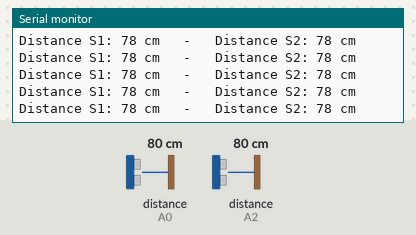
A sketch run on a simulated Arduino Uno, built with avr-gcc and run on an emulated ATmega328P. Parts: the last lines printed to the serial monitor. Wiring (inferred from the names in the program): 2 × ultrasonic range finder: trigger A1, echo A0 / trigger A3, echo A2. The inputs (shaded band) are chosen by the test bench; at power-on: distance to the obstacle (sensors on A0, A2) 80 cm. The echo pulse lasts 58.3 µs per cm.

Above: at 1.2 s.
1.3 s: distance to the obstacle (sensor on A0) set to 2 cm
At 1.43 s:
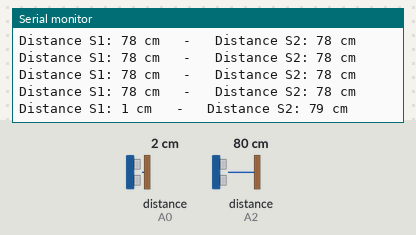
4.3 s: distance to the obstacle (sensor on A2) set to 2 cm
At 4.31 s:
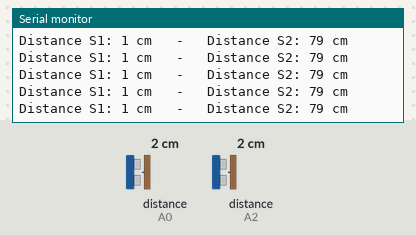
7.3 s: distance to the obstacle (sensor on A0) set to 18 cm
At 7.31 s:
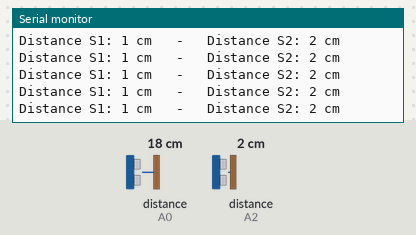
10.3 s: distance to the obstacle (sensor on A2) set to 18 cm
At 10.33 s:
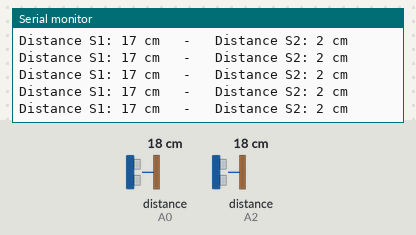
13.3 s: distance to the obstacle (sensor on A0) set to 4 cm
At 13.32 s:
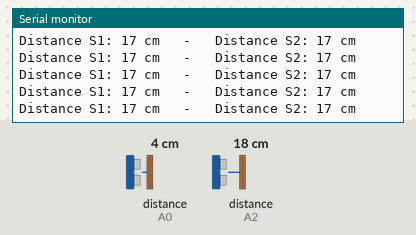
16.3 s: distance to the obstacle (sensor on A2) set to 4 cm
At 16.3 s:
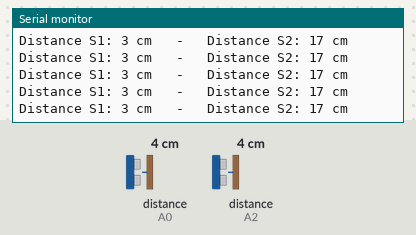
Timing chart, 0 to 19.3 s (numbered marks = the images above; inputs shaded):
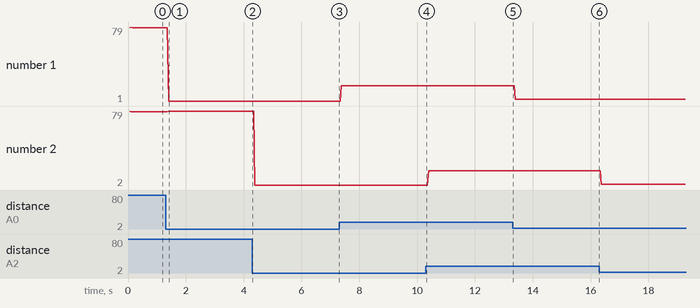

Measured:
- after the input at 1.3 s, the serial monitor: prints a new line after 0.11 s (image 1)
- plotted number 1: 1 → 17 after the input at 7.3 s, 17 → 3 after the input at 13.3 s

The sketch:

Ultrasonic_Sensor_HC_SR04.ino
```cpp
#define echoPin_1 A0 // attach pin A0 Arduino to pin Echo of HC-SR04
#define trigPin_1 A1 //attach pin A1 Arduino to pin Trig of HC-SR04
#define echoPin_2 A2 // attach pin A2 Arduino to pin Echo of HC-SR04
#define trigPin_2 A3 //attach pin A3 Arduino to pin Trig of HC-SR04

// defines variables
long duration_1,duration_2; // variable for the duration of sound wave travel
int distance_1,distance_2; // variable for the distance measurement

void setup() {
  pinMode(trigPin_1, OUTPUT); // Sets the trigPin as an OUTPUT
  pinMode(echoPin_1, INPUT); // Sets the echoPin as an INPUT
  pinMode(trigPin_2, OUTPUT); // Sets the trigPin as an OUTPUT
  pinMode(echoPin_2, INPUT); // Sets the echoPin as an INPUT
  Serial.begin(9600); // // Serial Communication is starting with 9600 of baudrate speed
  Serial.println("Ultrasonic Sensor HC-SR04 Test"); // print some text in Serial Monitor
  Serial.println("with Arduino UNO R3");
}
void loop() {
  // Clears the trigPin condition
  digitalWrite(trigPin_1, LOW);
  delayMicroseconds(2);
  // Sets the trigPin HIGH (ACTIVE) for 10 microseconds
  digitalWrite(trigPin_1, HIGH);
  delayMicroseconds(10);
  digitalWrite(trigPin_1, LOW);
  // Reads the echoPin, returns the sound wave travel time in microseconds
  duration_1 = pulseIn(echoPin_1, HIGH);
    // pulseIn() Reads a pulse (either HIGH or LOW) on a pin. For example, if value is HIGH,
    // pulseIn() waits for the pin to go HIGH, starts timing, then waits for the pin
    // to go LOW and stops timing. Returns the length of the pulse in microseconds
    // or 0 if no complete pulse was received within the timeout.
    //
    // pulseIn(pin, value)
    // pulseIn(pin, value, timeout)

    // * pin: the number of the pin on which you want to read the pulse. (int)
    // * value: type of pulse to read: either HIGH or LOW. (int)
    // * timeout (optional): the number of microseconds to wait for the pulse to be
    // completed: the function returns 0 if no complete pulse was received within the
    // timeout. Default is one second (unsigned long).
  // Calculating the distance
  distance_1 = duration_1 * 0.034 / 2; // Speed of sound wave divided by 2 (go and back)


  digitalWrite(trigPin_2, LOW);
  delayMicroseconds(2);
  // Sets the trigPin HIGH (ACTIVE) for 10 microseconds
  digitalWrite(trigPin_2, HIGH);
  delayMicroseconds(10);
  digitalWrite(trigPin_2, LOW);
  // Reads the echoPin, returns the sound wave travel time in microseconds
  duration_2 = pulseIn(echoPin_2, HIGH);

  // Calculating the distance
  distance_2 = duration_2 * 0.034 / 2; // Speed of sound wave divided by 2 (go and back)


  // Displays the distance on the Serial Monitor
  Serial.print("Distance S1: ");
  Serial.print(distance_1);
  Serial.print(" cm");
  Serial.print("   -   Distance S2: ");
  Serial.print(distance_2);
  Serial.println(" cm");
}
```
